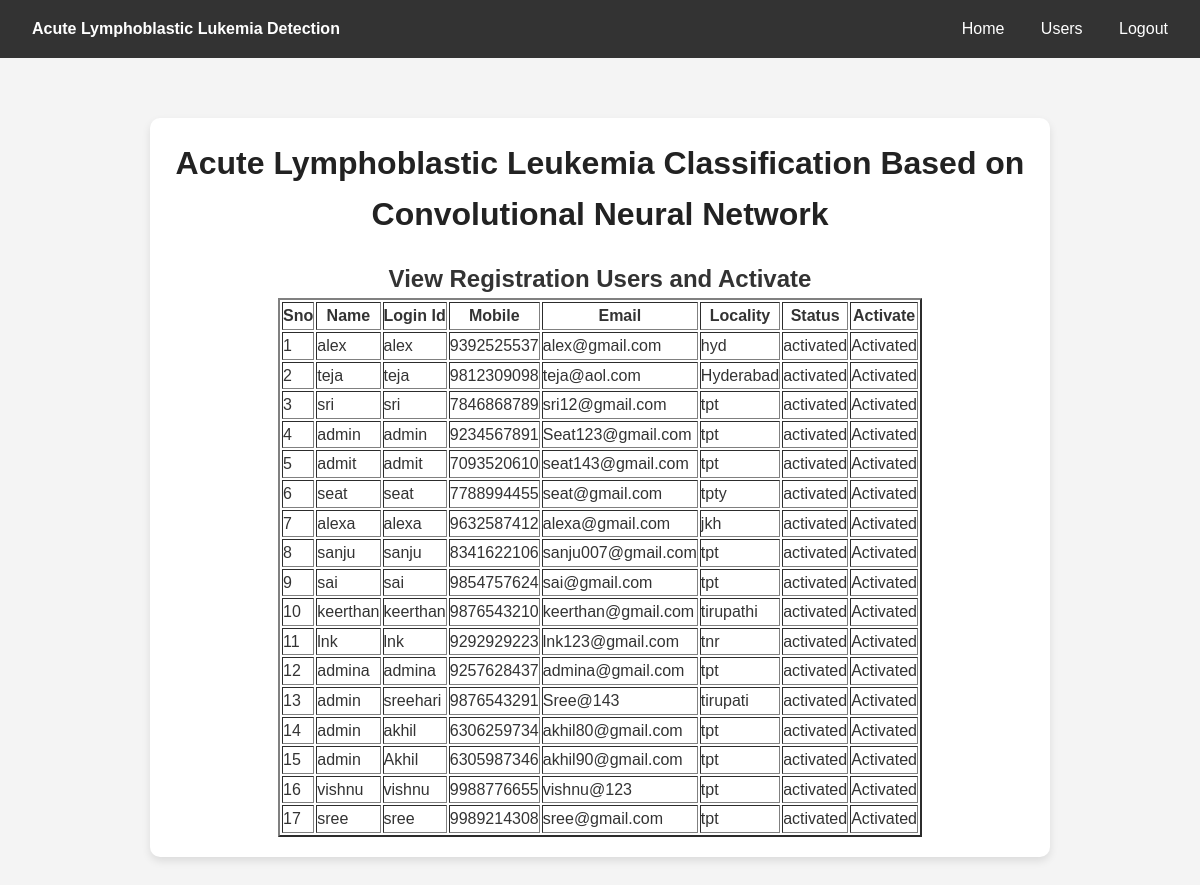
Page /ViewRegisteredUsers/ on the committed database.
### users/models.py (models this page shows, shortened)
class UserRegistrationModel(models.Model):
    name = models.CharField(max_length=100)
    loginid = models.CharField(unique=True, max_length=100)
    password = models.CharField(max_length=100)
    mobile = models.CharField(unique=True, max_length=100)
    email = models.CharField(unique=True, max_length=100)
    locality = models.CharField(max_length=100)
    address = models.CharField(max_length=1000)
    city = models.CharField(max_length=100)
    state = models.CharField(max_length=100)
    status = models.CharField(max_length=100)
    class Meta:
        db_table = 'UserRegistrations'

### admins/views.py (the view)
# urls.py: path("ViewRegisteredUsers/", admins.ViewRegisteredUsers, name="ViewRegisteredUsers"),
def ViewRegisteredUsers(request):
    data = UserRegistrationModel.objects.all()
    return render(request, 'admins/RegisteredUsers.html', {'data': data})

### assets/templates/admins/RegisteredUsers.html
{% extends 'admins/adminbase.html' %}
{% block content %}
<div class="container">
    <center>
        <h1>Acute Lymphoblastic Leukemia Classification Based on Convolutional Neural Network</h1>
        <h2>View Registration Users and Activate</h2>
        <table border="2px">
            <thead>
            <tr>
                <th scope="col">Sno</th>
                <th scope="col">Name</th>
                <th scope="col">Login Id</th>
                <th scope="col">Mobile</th>
                <th scope="col">Email</th>
                <th scope="col">Locality</th>
                <th scope="col">Status</th>
                <th scope="col">Activate</th>
            </tr>
            </thead>
            <tbody>
            {% for user in data %}
            <tr>
                <td>{{ forloop.counter }}</td>
                <td>{{ user.name }}</td>
                <td>{{ user.loginid }}</td>
                <td>{{ user.mobile }}</td>
                <td>{{ user.email }}</td>
                <td>{{ user.locality }}</td>
                <td>{{ user.status }}</td>
                {% if user.status == 'waiting' %}
                <td>
                    <a class="btn-link text-white" href="/AdminActivaUsers/?uid={{ user.id }}"
                       style="color:DARKBLUE">Activate</a>
                </td>
                {% else %}
                <td> Activated</td>
                {% endif %}
            </tr>
            {% endfor %}
            </tbody>
        </table>
    </center>
</div>
{% endblock %}

### assets/templates/admins/adminbase.html (shortened to what this page needs)
{% load static %}
<!DOCTYPE html>
<html lang="en">
<head>
  <link rel="stylesheet" type="text/css" href="{% static 'css/styles.css' %}">
</head>
<body>
<nav class="navbar">
    <div class="logo"><a href="#"><b>Acute Lymphoblastic Lukemia Detection</b></a></div>
    <div>
        <a href="{% url 'AdminHome' %}">Home</a>
        <a href="{% url 'ViewRegisteredUsers' %}">Users</a>
        <a href="{% url 'index' %}">Logout</a>
    </div>
</nav>
{% block content %}
{% endblock %}
</body>
</html>

### assets/static/css/styles.css (style rules this page uses)
* { margin: 0; padding: 0; box-sizing: border-box; }
body { font-family: Arial, sans-serif; background-color: #f4f4f4; color: #333; line-height: 1.6; }
.navbar { display: flex; justify-content: space-between; align-items: center; background-color: #333; padding: 1rem; position: sticky; top: 0; width: 100%; z-index: 1000; }
.navbar a { color: white; text-decoration: none; padding: 0.75rem 1rem; transition: color 0.3s; }
.container { max-width: 900px; margin: 60px auto; background: white; padding: 20px; box-shadow: 0 4px 8px rgba(0, 0, 0, 0.1); border-radius: 10px; }
h1 { color: #222; margin-bottom: 20px; }

### rows in the picture
UserRegistrationModel: name "alex", loginid "alex", mobile "9392525537", email "alex@gmail.com", locality "hyd", status "activated", shows "Activated"
UserRegistrationModel: name "teja", loginid "teja", mobile "9812309098", email "teja@aol.com", locality "Hyderabad", status "activated", shows "Activated"
UserRegistrationModel: name "sri", loginid "sri", mobile "7846868789", email "sri12@gmail.com", locality "tpt", status "activated", shows "Activated"
UserRegistrationModel: name "admin", loginid "admin", mobile "9234567891", email "Seat123@gmail.com", locality "tpt", status "activated", shows "Activated"
UserRegistrationModel: name "admit", loginid "admit", mobile "7093520610", email "seat143@gmail.com", locality "tpt", status "activated", shows "Activated"
UserRegistrationModel: name "seat", loginid "seat", mobile "7788994455", email "seat@gmail.com", locality "tpty", status "activated", shows "Activated"
UserRegistrationModel: name "alexa", loginid "alexa", mobile "9632587412", email "alexa@gmail.com", locality "jkh", status "activated", shows "Activated"
UserRegistrationModel: name "sanju", loginid "sanju", mobile "8341622106", email "sanju007@gmail.com", locality "tpt", status "activated", shows "Activated"
UserRegistrationModel: name "sai", loginid "sai", mobile "9854757624", email "sai@gmail.com", locality "tpt", status "activated", shows "Activated"
UserRegistrationModel: name "keerthan", loginid "keerthan", mobile "9876543210", email "keerthan@gmail.com", locality "tirupathi", status "activated", shows "Activated"
UserRegistrationModel: name "lnk", loginid "lnk", mobile "9292929223", email "lnk123@gmail.com", locality "tnr", status "activated", shows "Activated"
UserRegistrationModel: name "admina", loginid "admina", mobile "9257628437", email "admina@gmail.com", locality "tpt", status "activated", shows "Activated"
UserRegistrationModel: name "admin", loginid "sreehari", mobile "9876543291", email "Sree@143", locality "tirupati", status "activated", shows "Activated"
UserRegistrationModel: name "admin", loginid "akhil", mobile "6306259734", email "akhil80@gmail.com", locality "tpt", status "activated", shows "Activated"
UserRegistrationModel: name "admin", loginid "Akhil", mobile "6305987346", email "akhil90@gmail.com", locality "tpt", status "activated", shows "Activated"
UserRegistrationModel: name "vishnu", loginid "vishnu", mobile "9988776655", email "vishnu@123", locality "tpt", status "activated", shows "Activated"
UserRegistrationModel: name "sree", loginid "sree", mobile "9989214308", email "sree@gmail.com", locality "tpt", status "activated", shows "Activated"
